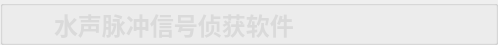
        <widget class="QGroupBox" name="groupBox">
         <property name="minimumSize">
          <size>
           <width>0</width>
           <height>45</height>
          </size>
         </property>
         <property name="maximumSize">
          <size>
           <width>16777215</width>
           <height>45</height>
          </size>
         </property>
         <property name="styleSheet">
          <string notr="true">#groupBox{
background-color: rgba(75, 75, 75, 200);
border: 0px solid #42adff;
border-left: 0px solid rgba(29, 83, 185, 255);
border-right: 0px solid rgba(29, 83, 185, 255);
border-bottom: 1px solid rgba(200, 200, 200,100);
;
border-radius:0px;}</string>
         </property>
         <property name="title">
          <string/>
         </property>
         <layout class="QHBoxLayout" name="horizontalLayout">
          <property name="spacing">
           <number>0</number>
          </property>
          <property name="topMargin">
           <number>0</number>
          </property>
          <property name="bottomMargin">
           <number>0</number>
          </property>
          <item>
           <widget class="QLabel" name="label_7">
            <property name="minimumSize">
             <size>
              <width>40</width>
              <height>40</height>
             </size>
            </property>
            <property name="maximumSize">
             <size>
              <width>40</width>
              <height>40</height>
             </size>
            </property>
            <property name="styleSheet">
             <string notr="true">image: url(:/img/icon/conan.png);</string>
            </property>
            <property name="text">
             <string/>
            </property>
           </widget>
          </item>
          <item>
           <widget class="QLabel" name="label_4">
            <property name="styleSheet">
             <string notr="true">QLabel
{
	font-size: 24px;
	font-family: &quot;Microsoft YaHei&quot;;
	font-weight: bold;
 		border-radius:9px;
		background:rgba(66, 195, 255, 0);
color: rgb(218, 218, 218);
}
</string>
            </property>
            <property name="text">
             <string>水声脉冲信号侦获软件</string>
            </property>
           </widget>
          </item>
          <item>
           <spacer name="horizontalSpacer">
            <property name="orientation">
             <enum>Qt::Horizontal</enum>
            </property>
            <property name="sizeHint" stdset="0">
             <size>
              <width>40</width>
              <height>20</height>
             </size>
            </property>
           </spacer>
          </item>
          <item>
           <layout class="QHBoxLayout" name="horizontalLayout_5">
            <property name="spacing">
             <number>0</number>
            </property>
            <item>
             <widget class="QPushButton" name="minButton">
              <property name="minimumSize">
               <size>
                <width>50</width>
                <height>28</height>
               </size>
              </property>
              <property name="maximumSize">
               <size>
                <width>50</width>
                <height>28</height>
               </size>
              </property>
              <property name="styleSheet">
               <string notr="true">QPushButton {
border-style: solid;
border-width: 0px;
border-radius: 0px;
background-color: rgba(223, 223, 223, 0);}
QPushButton::focus{outline: none;}
QPushButton::hover {
border-style: solid;
border-width: 0px;
border-radius: 0px;
background-color: rgba(223, 223, 223, 150);}</string>
              </property>
              <property name="text">
               <string/>
              </property>
              <property name="icon">
               <iconset resource="../apprcc.qrc">
                <normaloff>:/img/icon/最小化.png</normaloff>:/img/icon/最小化.png</iconset>
              </property>
             </widget>
            </item>
            <item>
             <widget class="QPushButton" name="maxButton">
              <property name="minimumSize">
               <size>
                <width>50</width>
                <height>28</height>
               </size>
              </property>
              <property name="maximumSize">
               <size>
                <width>50</width>
                <height>28</height>
               </size>
              </property>
              <property name="styleSheet">
               <string notr="true">QPushButton {
border-style: solid;
border-width: 0px;
border-radius: 0px;
background-color: rgba(223, 223, 223, 0);}
QPushButton::focus{outline: none;}
QPushButton::hover {
border-style: solid;
border-width: 0px;
border-radius: 0px;
background-color: rgba(223, 223, 223, 150);}</string>
              </property>
              <property name="text">
               <string/>
              </property>
              <property name="icon">
               <iconset resource="../apprcc.qrc">
                <normaloff>:/img/icon/正方形.png</normaloff>
                <activeon>:/img/icon/还原.png</activeon>
                <selectedon>:/img/icon/还原.png</selectedon>:/img/icon/正方形.png</iconset>
              </property>
              <property name="checkable">
               <bool>true</bool>
              </property>
             </widget>
            </item>
            <item>
             <widget class="QPushButton" name="closeButton">
              <property name="minimumSize">
               <size>
                <width>50</width>
                <height>28</height>
               </size>
              </property>
              <property name="maximumSize">
               <size>
                <width>50</width>
                <height>28</height>
               </size>
              </property>
              <property name="styleSheet">
               <string notr="true">QPushButton {
border-style: solid;
border-width: 0px;
border-radius: 0px;
background-color: rgba(223, 223, 223, 0);}
QPushButton::focus{outline: none;}
QPushButton::hover {
border-style: solid;
border-width: 0px;
border-radius: 0px;
background-color: rgba(223, 223, 223, 150);}</string>
              </property>
              <property name="text">
               <string/>
              </property>
              <property name="icon">
               <iconset resource="../apprcc.qrc">
                <normaloff>:/img/icon/关闭.png</normaloff>:/img/icon/关闭.png</iconset>
              </property>
             </widget>
            </item>
           </layout>
          </item>
         </layout>
        </widget>
